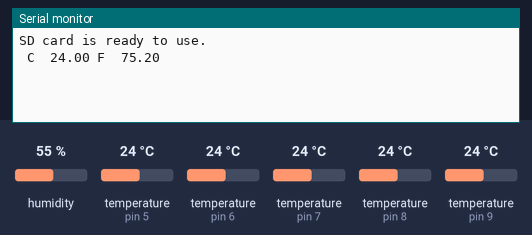
A sketch run on a simulated Arduino Uno, built with avr-gcc and run on an emulated ATmega328P. Shown: the last lines printed to the serial monitor. The test bench sets the inputs (shaded band); at power-on: humidity 55 %, temperature (sensors on pin 5, pin 6, pin 8, pin 9, pin 7) 24 °C. Storage starts empty.

Above: at 1.2 s.
1.3 s: humidity set to 22 %
At 3.7 s:
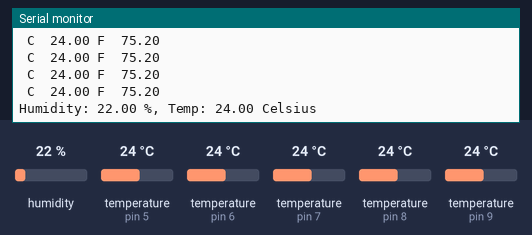
12.8 s: temperature (sensor on pin 5) set to 12 °C
At 17.7 s:
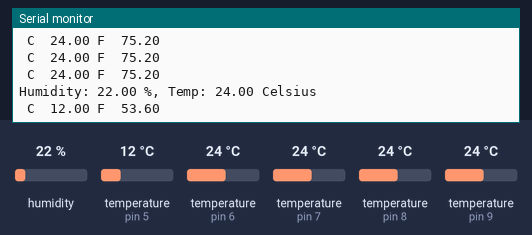
26.8 s: temperature (sensor on pin 6) set to 19 °C
At 27.3 s:
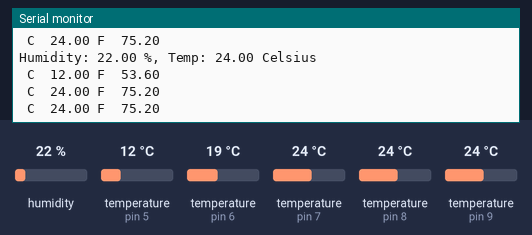
35.3 s: temperature (sensor on pin 8) set to 28 °C
At 42.9 s:
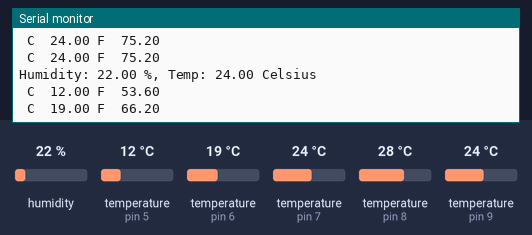
43.8 s: temperature (sensor on pin 9) set to 33 °C
At 44.7 s:
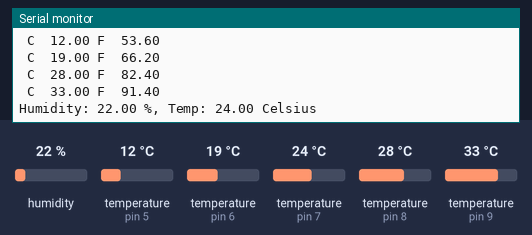
52.3 s: temperature (sensor on pin 7) set to 12 °C
At 61.4 s:
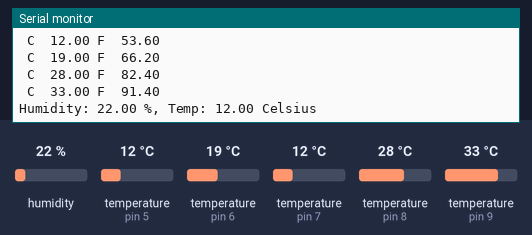
Timing chart, 0 to 61.8 s (numbered marks = the images above; inputs shaded):
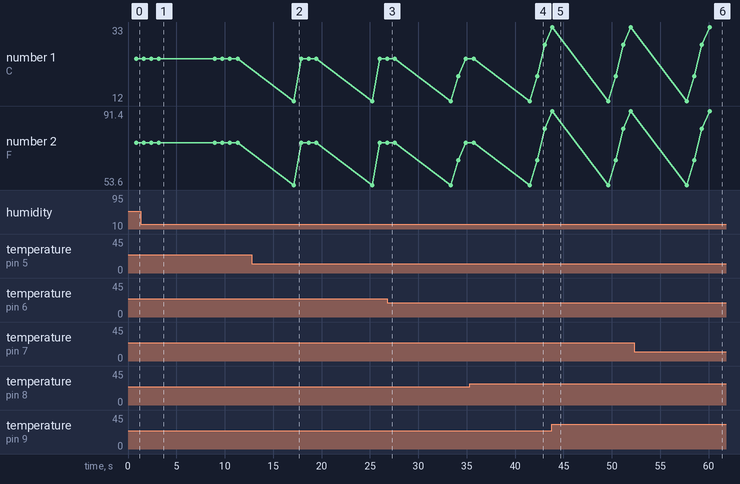

Measured:
- after the input at 1.3 s, the serial monitor: prints a new line after 1.9 s (image 1)
- after the input at 12.8 s, the serial monitor: prints a new line after 4.3 s (image 2)
- after the input at 43.8 s, the serial monitor: prints a new line at once (image 5)
- after the input at 52.3 s, the serial monitor: prints a new line after 7.8 s (image 6)
- plotted number 1: 24 → 28 after the input at 35.3 s, 28 → 33 after the input at 43.8 s
- plotted number 2: 75.2 → 82.4 after the input at 35.3 s, 82.4 → 91.4 after the input at 43.8 s

The sketch:

SD_Card_Logging.ino
```cpp
//Libraries
#include <SD.h>
#include <SPI.h>
#include <DHT.h>;
#include <OneWire.h>
#include <DallasTemperature.h>

// Pins
#define ONE_WIRE_BUS_1 5
#define ONE_WIRE_BUS_2 6
#define ONE_WIRE_BUS_3 8
#define ONE_WIRE_BUS_4 9
#define DHTPIN 7
#define SENSOR_PIN1 A0
#define SENSOR_PIN2 A1
#define SENSOR_PIN3 A2
#define SENSOR_PIN4 A3
#define CS_pin 10

#define DHTTYPE DHT22   // DHT 22  (AM2302)


//// Initialize DHT sensor for normal 16mhz Arduino
DHT dht(DHTPIN, DHTTYPE);

OneWire oneWire1(ONE_WIRE_BUS_1);
OneWire oneWire2(ONE_WIRE_BUS_2);
OneWire oneWire3(ONE_WIRE_BUS_3);
OneWire oneWire4(ONE_WIRE_BUS_4);

DallasTemperature sensors1(&oneWire1);
DallasTemperature sensors2(&oneWire2);
DallasTemperature sensors3(&oneWire3);
DallasTemperature sensors4(&oneWire4);


File sdcard_file;

// Constants
float hum;
float temp;
float output;
float Celsius1 = 0;
float Fahrenheit1 = 0;
float Celsius2 = 0;
float Fahrenheit2 = 0;
float Celsius3 = 0;
float Fahrenheit3 = 0;
float Celsius4 = 0;
float Fahrenheit4 = 0;


void setup() {
  Serial.begin(9600);
  pinMode(SENSOR_PIN1,INPUT);
  pinMode(SENSOR_PIN2,INPUT);
  pinMode(SENSOR_PIN3,INPUT);
  pinMode(SENSOR_PIN4,INPUT);
  pinMode(CS_pin, OUTPUT);
  dht.begin();
  sensors1.begin();
  sensors2.begin();
  sensors3.begin();
  sensors4.begin();


  // SD Card Initialization
  if (SD.begin())
  {
    Serial.println("SD card is ready to use.");
  } else
  {
    Serial.println("SD card initialization failed");
    return;
  }


  sdcard_file = SD.open("data.txt", FILE_WRITE);
  if (sdcard_file) {
    sdcard_file.print("Start ");
    sdcard_file.close(); // close the file
  }
  // if the file didn't open, print an error:
  else {
    Serial.println("error opening test.txt");
  }
}

void DHT_(){
  //Read data and store it to variables hum and temp
  hum = dht.readHumidity();
  temp= dht.readTemperature();
  //Print temp and humidity values to serial monitor
  Serial.print("Humidity: ");
  Serial.print(hum);
  Serial.print(" %, Temp: ");
  Serial.print(temp);
  Serial.println(" Celsius");

  // Store temp and humidity values to SD card
  sdcard_file = SD.open("data.txt", FILE_WRITE);
  if (sdcard_file) {
    sdcard_file.print("Humidity: ");
    sdcard_file.print(hum);
    sdcard_file.print(" %, Temp: ");
    sdcard_file.print(temp);
    sdcard_file.println(" Celsius");
    sdcard_file.close(); // close the file
  }
  // if the file didn't open, print an error:
  else {
    Serial.println("error opening test.txt");
  }
}

void DS18B20_1(){
  sensors1.requestTemperatures();
  Celsius1=sensors1.getTempCByIndex(0);
  Fahrenheit1=sensors1.toFahrenheit(Celsius1);
  Serial.print(" C  ");
  Serial.print(Celsius1);
  Serial.print(" F  ");
  Serial.println(Fahrenheit1);

  // Store temp values to SD card
  sdcard_file = SD.open("data.txt", FILE_WRITE);
  if (sdcard_file) {
    sdcard_file.print("Temp from DS18B20_1: ");
    sdcard_file.print(Celsius1);
    sdcard_file.print(" degree Celsius OR ");
    sdcard_file.print(Fahrenheit1);
    sdcard_file.println(" Fahrenheit");
    sdcard_file.close(); // close the file
  }
  // if the file didn't open, print an error:
  else {
    Serial.println("error opening test.txt");
  }
}


void DS18B20_2(){
  sensors2.requestTemperatures();
  Celsius2=sensors2.getTempCByIndex(0);
  Fahrenheit2=sensors2.toFahrenheit(Celsius2);
  Serial.print(" C  ");
  Serial.print(Celsius2);
  Serial.print(" F  ");
  Serial.println(Fahrenheit2);

  // Store temp values to SD card
  sdcard_file = SD.open("data.txt", FILE_WRITE);
  if (sdcard_file) {
    sdcard_file.print("Temp from DS18B20: ");
    sdcard_file.print(Celsius2);
    sdcard_file.print(" degree Celsius OR ");
    sdcard_file.print(Fahrenheit2);
    sdcard_file.println(" Fahrenheit");
    sdcard_file.close(); // close the file
  }
  // if the file didn't open, print an error:
  else {
    Serial.println("error opening test.txt");
  }
}


void DS18B20_3(){
  sensors3.requestTemperatures();
  Celsius3=sensors3.getTempCByIndex(0);
  Fahrenheit3=sensors3.toFahrenheit(Celsius3);
  Serial.print(" C  ");
  Serial.print(Celsius3);
  Serial.print(" F  ");
  Serial.println(Fahrenheit3);

  // Store temp values to SD card
  sdcard_file = SD.open("data.txt", FILE_WRITE);
  if (sdcard_file) {
    sdcard_file.print("Temp from DS18B20: ");
    sdcard_file.print(Celsius3);
    sdcard_file.print(" degree Celsius OR ");
    sdcard_file.print(Fahrenheit3);
    sdcard_file.println(" Fahrenheit");
    sdcard_file.close(); // close the file
  }
  // if the file didn't open, print an error:
  else {
    Serial.println("error opening test.txt");
  }
}


void DS18B20_4(){
  sensors4.requestTemperatures();
  Celsius4=sensors4.getTempCByIndex(0);
  Fahrenheit4=sensors4.toFahrenheit(Celsius4);
  Serial.print(" C  ");
  Serial.print(Celsius4);
  Serial.print(" F  ");
  Serial.println(Fahrenheit4);

  // Store temp values to SD card
  sdcard_file = SD.open("data.txt", FILE_WRITE);
  if (sdcard_file) {
    sdcard_file.print("Temp from DS18B20: ");
    sdcard_file.print(Celsius4);
    sdcard_file.print(" degree Celsius OR ");
    sdcard_file.print(Fahrenheit4);
    sdcard_file.println(" Fahrenheit");
    sdcard_file.close(); // close the file
  }
  // if the file didn't open, print an error:
  else {
    Serial.println("error opening test.txt");
  }
}


void loop() {
  DS18B20_1();
  DS18B20_2();
  DS18B20_3();
  DS18B20_4();
  DHT_();
  delay(5000);
}
```
